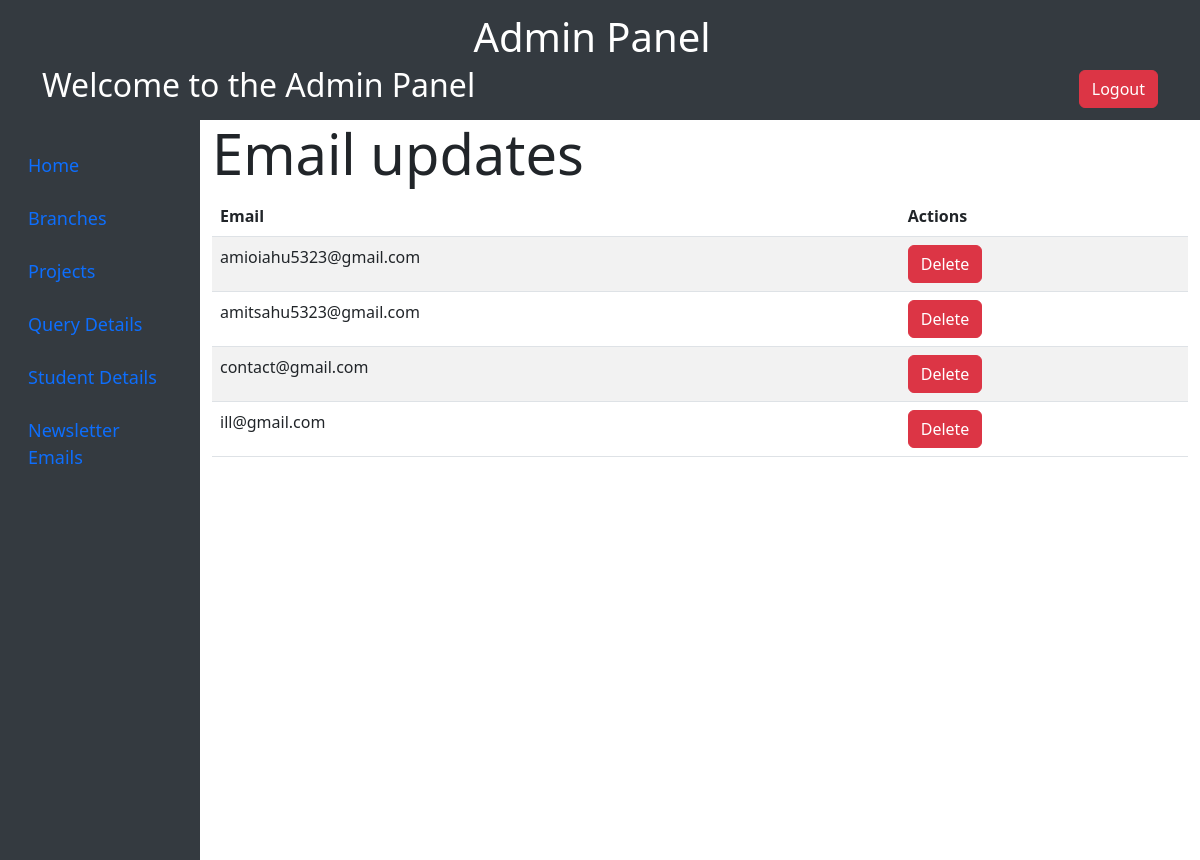
/dashboard/amail, run on an earlier commit of the app's database.
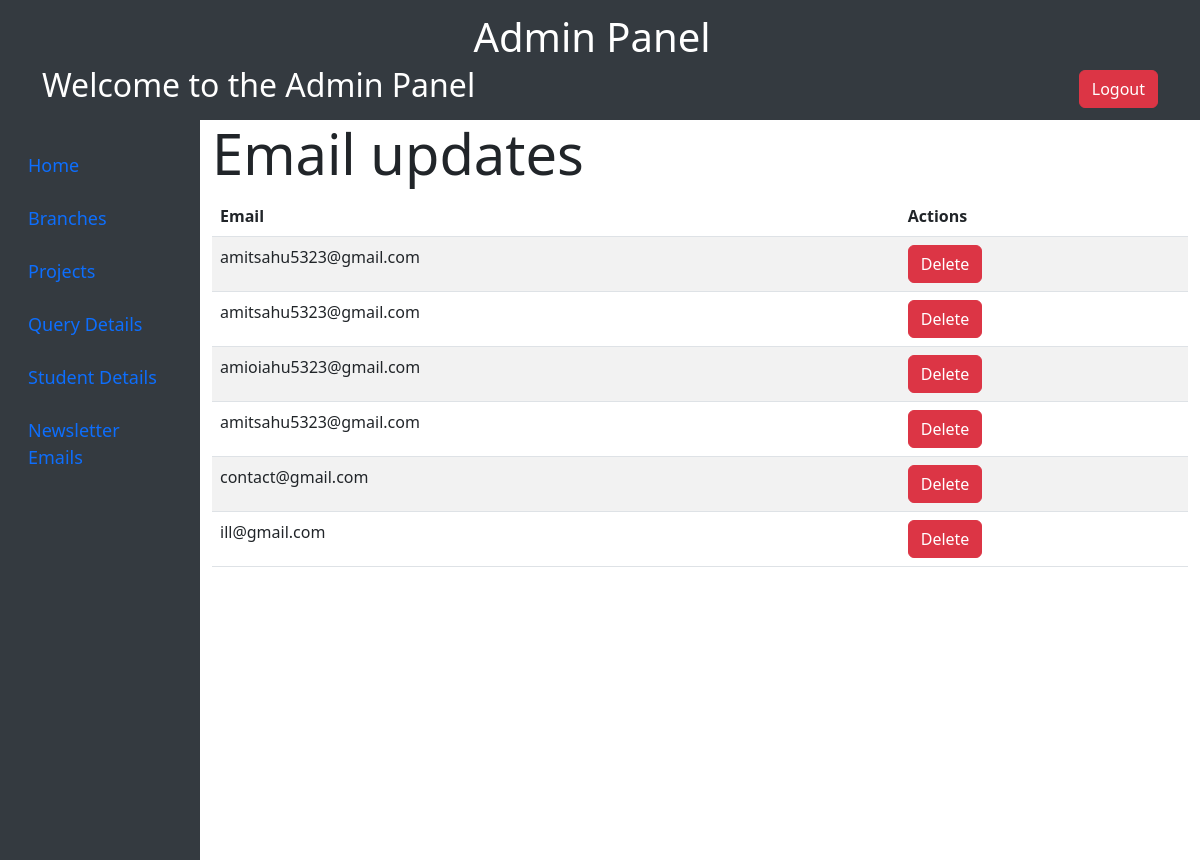
And on a later commit of the database.
### form/models.py (models this page shows, shortened)
class updates(models.Model):
    email=models.EmailField(max_length=25)

### innovation/views.py (the view)
# urls.py: path('dashboard/amail',views.aemail_updates, name='email_dash'),
def aemail_updates(request):
    item=updates.objects.all().order_by('-id')
    if request.method == 'POST':
        email=request.POST.get('email')
    return render(request, 'a_emailupdates.html',{'data': item})

### templates/a_emailupdates.html
{% extends "adminbase.html" %}
{% block adminpage %}
    <div class="row">
        <div class="col">
            <h1 class="display-4">Email updates</h1>
            <table class="table table-striped">
                <thead>
                    <tr>
                        <th>Email</th>
                        <th>Actions</th>
                    </tr>
                </thead>
                <tbody>
                    {% for i in data %}
                        <tr>
                            <td>{{ i.email }}</td>
                            <td>
                                <a href="/dashboard/edel/{{ i.id }}" class="btn btn-danger">Delete</a>
                            </td>
                        </tr>
                    {% endfor %}
                </tbody>
            </table>
        </div>
    </div>
{% endblock adminpage %}

### templates/adminbase.html (shortened to what this page needs)
<!DOCTYPE html>
<html lang="en">
<head>
    <link href="https://cdn.jsdelivr.net/npm/bootstrap@5.2.3/dist/css/bootstrap.min.css" rel="stylesheet">
</head>
<body>
    <nav class="navbar navbar-dark">
        <div class="container text-center justify-content-center">
            <a class="navbar-brand" href="/dashboard">
                <h1 class="mb-0">Admin Panel</h1>
            </a>
        </div>
        <div class="container">
            <h2>Welcome to the Admin Panel</h2>
            <form action="{% url 'admin_logout' %}" method="post">
                <button type="submit" class="btn btn-danger">Logout</button>
            </form>
        </div>
    </nav>
    <div class="container-fluid">
        <div class="row" style="height: 92.4vh;">
            <div class="col-2 sidebar d-flex flex-column">
                <ul class="nav flex-column mt-4">
                    <li class="nav-item">
                        <a href="/dashboard" class="nav-link">
                            Home
                        </a>
                    </li>
                    <li class="nav-item">
                        <a href="/dashboard/branch" class="nav-link">
                            Branches
                        </a>
                    </li>
                    <li class="nav-item">
                        <a href="/dashboard/mcheck" class="nav-link">
                            Projects
                        </a>
                    </li>
                    <li class="nav-item">
                        <a href="/dashboard/mform" class="nav-link">
                            Query Details
                        </a>
                    </li>
                    <li class="nav-item">
                        <a href="/dashboard/auser" class="nav-link">
                            Student Details
                        </a>
                    </li>
                    <li class="nav-item">
                        <a href="/dashboard/amail" class="nav-link">
                            Newsletter Emails
                        </a>
                    </li>
                </ul>
            </div>
            <div class="col-10">
                {% block adminpage %}
                {% endblock adminpage %}
            </div>
        </div>
    </div>
</body>
</html>

### templates/adminbase.html (style rules this page uses)
.sidebar { background: #343a40; color: #fff; height: 100%; }
.nav-item { margin-bottom: 10px; }
.nav-link { font-size: 18px; }
.navbar { background: #343a40; color: #fff; }

What changed in the data, as far as the page shows it:
added updates: email "amitsahu5323@gmail.com"
added updates: email "amitsahu5323@gmail.com"
